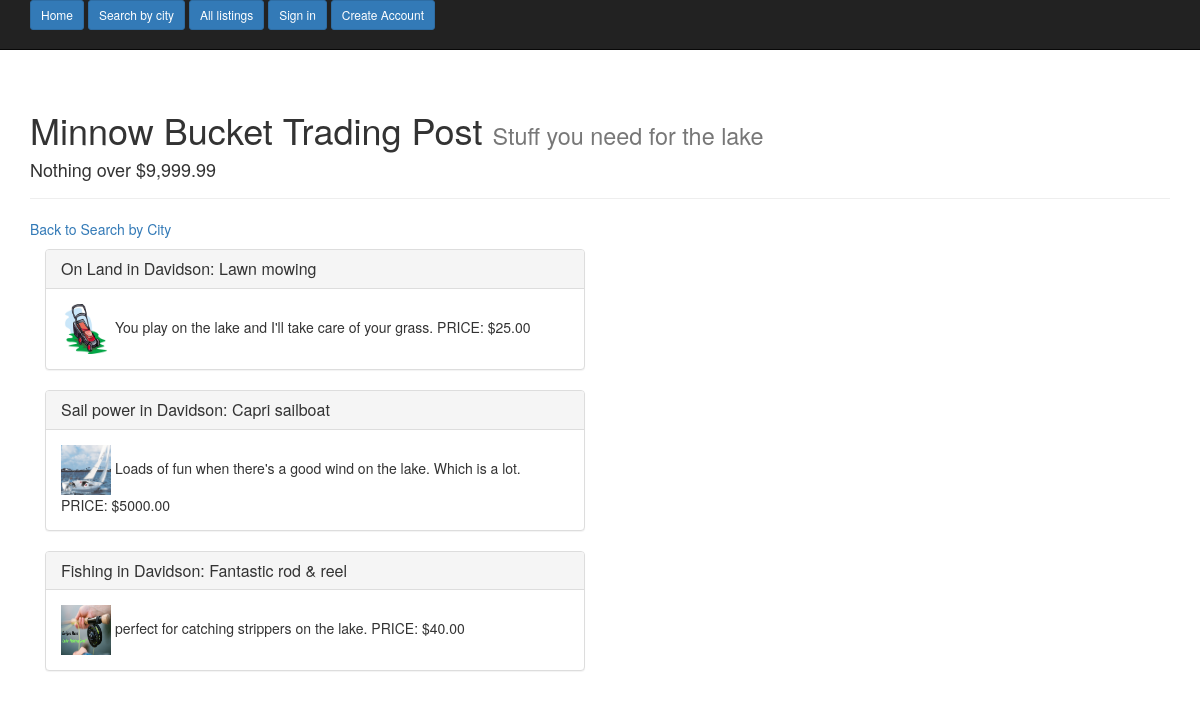
The page /city_list/4/ on the database its author committed.
### main_app/models.py (models this page shows, shortened)
class Listing(models.Model):
    title = models.CharField(max_length=40)
    description = models.TextField()
    price = models.DecimalField(max_digits=6, decimal_places=2)
    photo = models.ImageField(upload_to='listing_photos', null=True, blank=True, verbose_name='Upload a photo')
    city = models.ForeignKey(Location)
    seller = models.ForeignKey(User)
    created = models.DateTimeField(auto_now_add=True)
    pick_category = models.ForeignKey(Category)
    class Meta:
        ordering = ['-created']
    @property
    def photo_url(self):
        if self.photo:
            return self.photo.url
        return 'http://sport.ngmnexpo.com/cliparts/2015/02/1344144.jpg'

class Category(models.Model):
    new_category = models.CharField(max_length=30)
    choose_main = models.ForeignKey('self', null=True, blank=True, related_name="sub_choice")
    def __str__(self):
        return self.new_category
    class Meta:
        verbose_name_plural = "Categories"

class Location(models.Model):
    city_choice = models.CharField(max_length=20)
    def __str__(self):
        return self.city_choice

### main_app/views.py (the view)
# urls.py: url(r'^city_list/(?P<pk>\d+)/$', CityListingsView.as_view(), name='city_listings_view'),
class CityListingsView(ListView):
    model = Listing
    template_name = 'city_listings_view.html'
    def get_queryset(self, **kwargs):
        city_name = self.kwargs.get('pk', None)
        return Listing.objects.filter(city=city_name)

### templates/city_listings_view.html
{% extends "base.html" %}
{% block content %}
  <p><a href="{% url 'city_list_view' %}">Back to Search by City</p>
<div class="col-md-6">
  {% for object in object_list %}
      <div class="panel panel-default">
        <div class="panel-heading">
          <h3 class="panel-title">{{ object.pick_category }} in {{ object.city }}: <a href="{% url 'list_detail_view' object.pk %}">{{ object.title }}</a></h3>
        </div>
        <div class="panel-body">
            <a href="{% url 'list_detail_view' object.pk %}"><img class='small' src="{{ object.photo_url }}" alt="" /></a>
            {{ object.description }}
            PRICE: ${{ object.price }}
        </div>
      </div>
  {% endfor %}
  {% endblock %}

### main_app/static/main_app/css/main.css (style rules this page uses)
.small { width: 50px; height: 50px; }

### rows shown on the page
Listing: pick_category "On Land", city "Davidson", title "Lawn mowing", photo_url (picture), description "You play on the lake and I'll take care of your grass.", price "25.00"
Listing: pick_category "Sail power", city "Davidson", title "Capri sailboat", photo_url (picture), description "Loads of fun when there's a good wind on the lake. Which is a lot.", price "5000.00"
Listing: pick_category "Fishing", city "Davidson", title "Fantastic rod & reel", photo_url (picture), description "perfect for catching strippers on the lake.", price "40.00"
